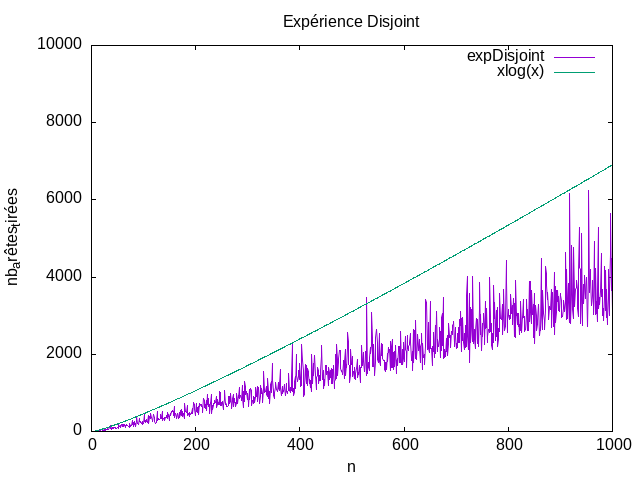

This figure's gnuplot source:
set terminal png
set output 'expDisjoint.png'
set title 'Expérience Disjoint'
set xlabel 'n'
set ylabel 'nb_arêtes_tirées'

# Définir les plages des axes
set xrange [0:1000]  # Plage de x de 0 à 4000
set yrange [0:10000] # Plage de y de 0 à 4000

plot 'expDisjoint.txt' using 1:2 with lines title 'expDisjoint', \
     'expDisjoint.txt'using 1:3 with lines title "xlog(x)"
set output